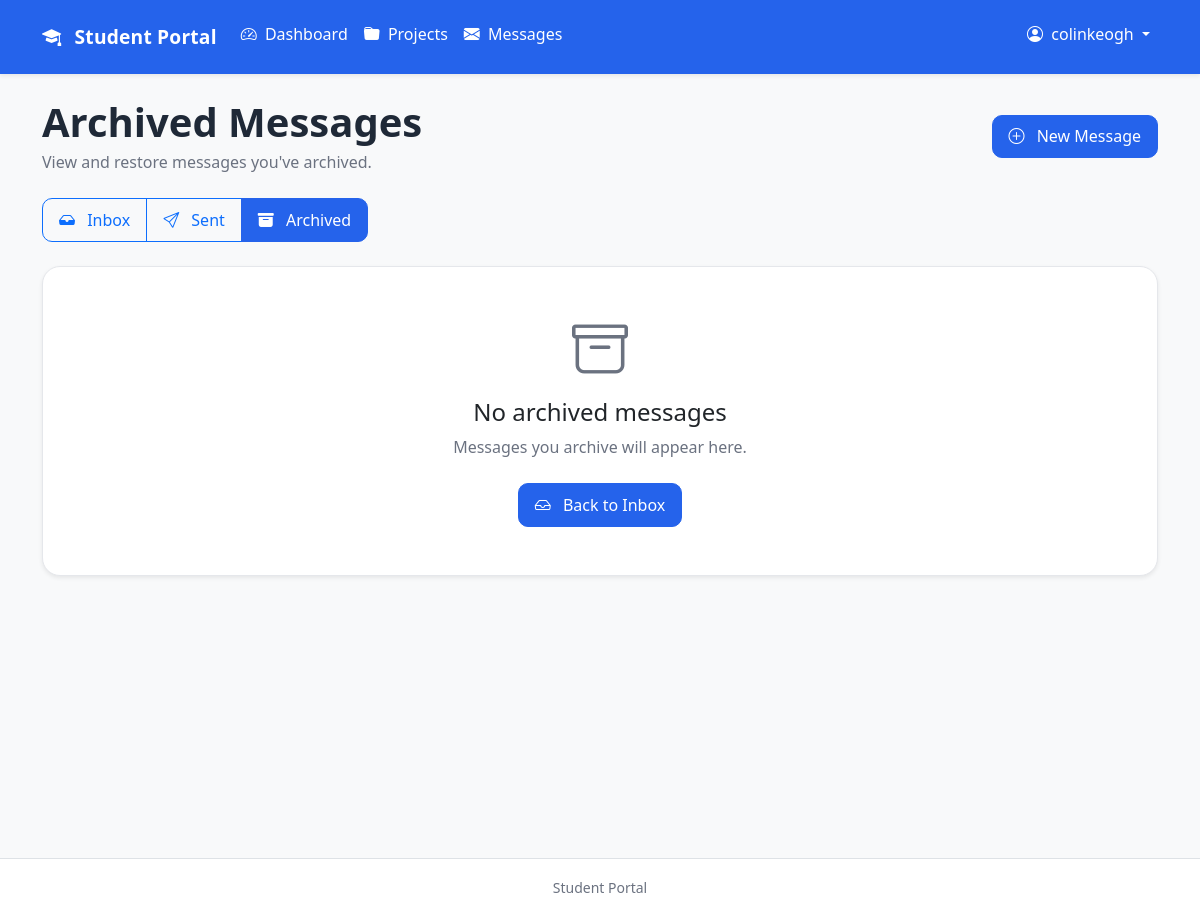
The app's page /messaging/archived/ (signed in), older data.
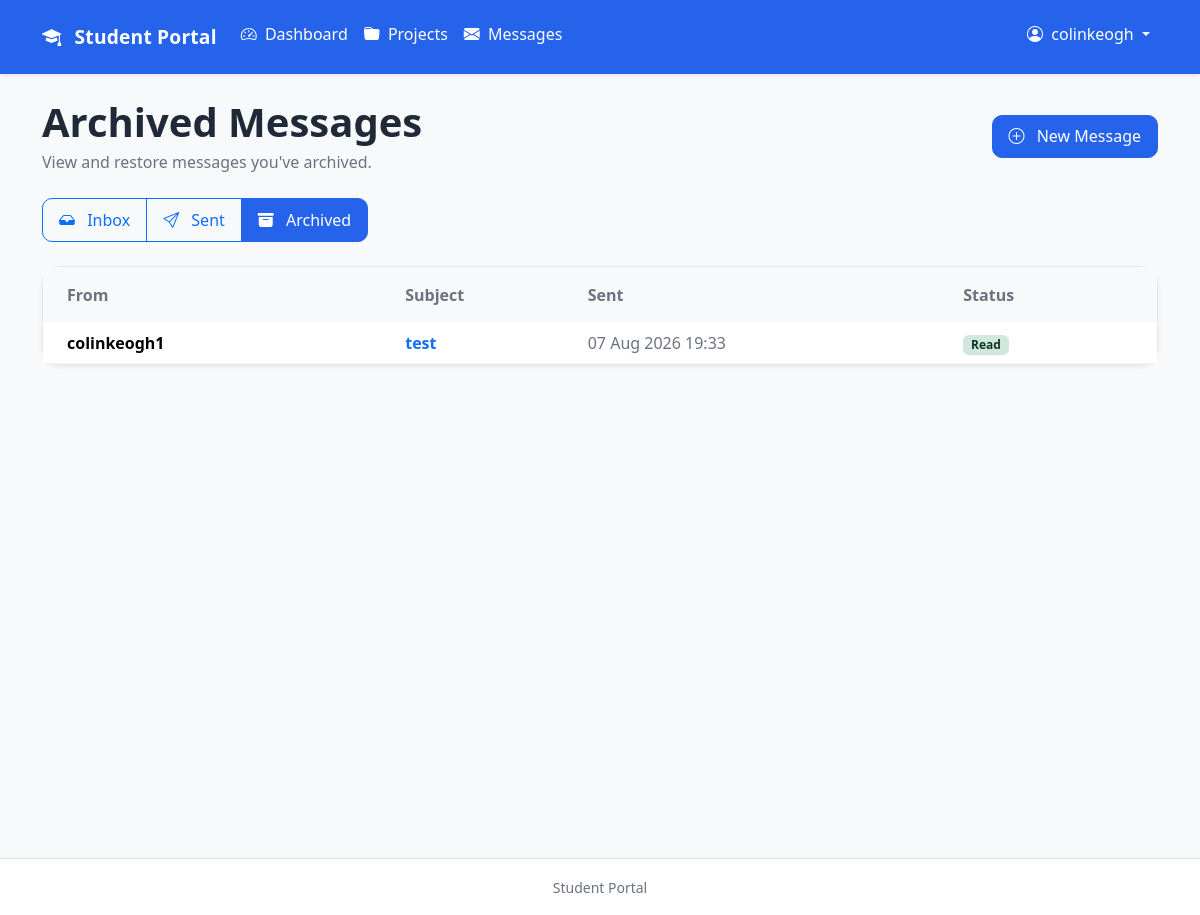
The same page, newer data.
### messaging/models.py (models this page shows, shortened)
class Message(models.Model):
    sender = models.ForeignKey(
        settings.AUTH_USER_MODEL,
        on_delete=models.CASCADE,
        related_name="sent_messages",
    )
    recipient = models.ForeignKey(
        settings.AUTH_USER_MODEL,
        on_delete=models.CASCADE,
        related_name="received_messages",
    )
    subject = models.CharField(
        max_length=200,
    )
    body = models.TextField()
    sent_at = models.DateTimeField(
        auto_now_add=True,
    )
    is_read = models.BooleanField(
        default=False,
    )
    is_archived = models.BooleanField(
        default=False,
    )
    class Meta:
        ordering = ["-sent_at"]

### accounts/models.py (models this page shows)
class CustomUser(AbstractUser):
    pass

### messaging/views.py (the view)
@login_required
def archived_messages(request):
    archived_messages = Message.objects.filter(
        recipient=request.user,
        is_archived=True,
    )
    return render(
        request,
        "messaging/archived_messages.html",
        {
            "archived_messages": archived_messages,
        },
    )

### messaging/templates/messaging/archived_messages.html (shortened to what the changed rows need)
{% extends "base.html" %}
{% block content %}
<div class="container-fluid px-0">
    <div class="d-flex flex-column flex-md-row justify-content-between align-items-md-center gap-3 mb-4">
        <div>
            <h1 class="mb-1 fw-semibold">
                Archived Messages
            </h1>
        </div>
    </div>
    {% if archived_messages %}
        <div class="card shadow-sm">
            <div class="table-responsive">
                <table class="table table-hover align-middle mb-0">
                    <thead class="table-light">
                        <tr>
                            <th class="px-4 py-3">
                                From
                            </th>
                            <th class="py-3">
                                Subject
                            </th>
                            <th class="py-3">
                                Sent
                            </th>
                            <th class="py-3 pe-4">
                                Status
                            </th>
                        </tr>
                    </thead>
                    <tbody>
                        {% for message in archived_messages %}
                            <tr>
                                <td class="px-4">
                                    <span class="fw-semibold">
                                        {{ message.sender.username }}
                                    </span>
                                </td>
                                <td>
                                    <a
                                        href="{% url 'messaging:detail' message.pk %}"
                                        class="text-decoration-none fw-semibold">
                                        {{ message.subject }}
                                    </a>
                                </td>
                                <td class="text-muted">
                                    {{ message.sent_at|date:"d M Y H:i" }}
                                </td>
                                <td class="pe-4">
                                    {% if message.is_read %}
                                        <span class="badge bg-success-subtle text-success-emphasis">
                                            Read
                                        </span>
                                    {% else %}
                                        <span class="badge bg-warning-subtle text-warning-emphasis">
                                            Unread
                                        </span>
                                    {% endif %}
                                </td>
                            </tr>
                        {% endfor %}
                    </tbody>
                </table>
            </div>
        </div>
    {% else %}
        <div class="card shadow-sm">
            <div class="card-body text-center py-5">
                <i class="bi bi-archive display-4 text-muted"></i>
                <h4 class="mt-3">
                    No archived messages
                </h4>
                <p class="text-muted mb-4">
                    Messages you archive will appear here.
                </p>
                <a
                    href="{% url 'messaging:inbox' %}"
                    class="btn btn-primary">
                    <i class="bi bi-inbox me-2"></i>
                    Back to Inbox
                </a>
            </div>
        </div>
    {% endif %}
</div>
{% endblock %}

Row changes from the older to the newer data that the page shows:
now on this page (row edited): Message: sender.username "colinkeogh1", subject "test", sent_at "07 Aug 2026 19:33", is_read "Read"
Text that changed along with them:
text no longer shown: "No archived messages Messages you archive will appear here. Back to Inbox"
text now shown: "From Subject Sent Status"
